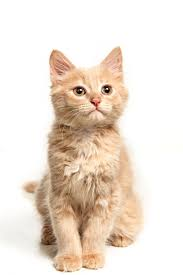
#> input picture Test/cat.jpg, 183 x 275 px; its folder holds only this picture in this run
$ python -i ForDockerFile.py   (imports and definitions only)
#> lines starting #> are read from the running program, lines starting #| are printed output that depends on the picture
import numpy as np
import cv2
import os
from sklearn.model_selection import train_test_split
from tensorflow.keras.applications import InceptionV3
from tensorflow.keras.models import Model
from tensorflow.keras.layers import Dense, GlobalAveragePooling2D
from tensorflow.keras.optimizers import Adam
from tensorflow.keras.utils import to_categorical
import matplotlib.pyplot as plt
import random
from tensorflow.keras import models, layers, optimizers
import tkinter as tk
from tkinter import filedialog, messagebox
from PIL import ImageTk, Image
import numpy as np
from tensorflow.keras.applications.mobilenet_v2 import preprocess_input
import random

# Load and preprocess the image
# [44 lines left out: functions load_and_preprocess_image, add_rain_effect, add_snow_effect, not called in this run]


def add_blur(image_HLS, x, y, hw):
    image_copy = np.copy(image_HLS)
    image_copy[y:y+hw, x:x+hw, 1] = image_copy[y:y+hw, x:x+hw, 1] + 1
    image_copy[:, :, 1][image_copy[:, :, 1] > 255] = 255
    image_copy[y:y+hw, x:x+hw, 1] = cv2.blur(image_copy[y:y+hw, x:x+hw, 1], (10, 10))
    return image_copy


def generate_random_blur_coordinates(imshape, hw):
    haze_points = []
    midx = int(imshape[1] / 2)
    midy = int(imshape[0] / 2)
    index = 1
    while(index < 10):
        x = np.random.randint(midx - 2 * hw, midx + 2 * hw)
        y = np.random.randint(midy - 2 * hw, midy + 2 * hw)
        if x < 0 or y < 0 or x >= imshape[1] - hw or y >= imshape[0] - hw:
            continue
        haze_points.append((x, y))
        index += 1
    return haze_points


# Add Fog Effect
def add_fog_effect(image, foginess=0.5):
#> called with foginess = 0.5
    image_HLS = cv2.cvtColor(image, cv2.COLOR_RGB2HLS)
#> image_HLS: shape (275, 183, 3); mean of channels 0, 1, 2 11.4, 225.8, 75.6

    # Generate a white image with the same size as the input image
    fog = np.ones_like(image) * 255

    # Calculate the kernel size based on the foginess level
    ksize = max(1, int(foginess * 20))
    if ksize % 2 == 0:
        ksize += 1

    # Apply Gaussian blur to the fog image based on the kernel size
    fog = cv2.GaussianBlur(fog, (ksize, ksize), 0)

    # Blend the fog image with the input image using alpha blending
    alpha = 1 - foginess
    image_with_fog = cv2.addWeighted(image, alpha, fog, foginess, 0)
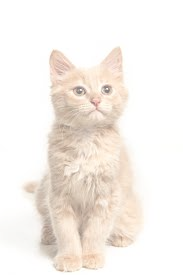
#> image_with_fog: shape (275, 183, 3); mean R, G, B 246.3, 240.2, 234.4

    image_with_fog_HLS = cv2.cvtColor(image_with_fog, cv2.COLOR_RGB2HLS)
#> image_with_fog_HLS: shape (275, 183, 3); mean of channels 0, 1, 2 11.1, 240.4, 73.9
    mask = np.zeros_like(image_with_fog)

    imshape = image_with_fog.shape
#> imshape = (275, 183, 3)
    hw = 100

    image_with_fog_HLS[:, :, 1] = image_with_fog_HLS[:, :, 1] * 0.8
#> image_with_fog_HLS: shape (275, 183, 3); mean of channels 0, 1, 2 11.1, 192.1, 73.9

    haze_list = generate_random_blur_coordinates(imshape, hw)

    for haze_points in haze_list:
        image_with_fog_HLS[:, :, 1][image_with_fog_HLS[:, :, 1] > 255] = 255
        image_with_fog_HLS = add_blur(image_with_fog_HLS, haze_points[0], haze_points[1], hw)
#> image_with_fog_HLS: shape (275, 183, 3); mean of channels 0, 1, 2 11.1, 193.9, 73.9

    image_with_fog_RGB = cv2.cvtColor(image_with_fog_HLS, cv2.COLOR_HLS2RGB)
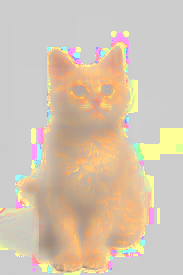
#> image_with_fog_RGB: shape (275, 183, 3); mean R, G, B 212, 196, 176.5

    return image_with_fog_RGB


# Example data and parameters
train_directory = "Path/of/train/folder"  # Directory containing training images
batch_size = 32  # Batch size for training
num_images = 5000  # Number of original images to use

# Split train images into training and validation sets
# [1 line that did not run here, left out]
# [1 line that did not run here, left out]

# Randomly select num_images
# [1 line that did not run here, left out]
# [1 line that did not run here, left out]
# [1 line that did not run here, left out]

# [1 line that did not run here, left out]


# [1 line that did not run here, left out]

# Load and preprocess the training images
train_images = []
# [3 lines not run here, left out]

train_images = np.array(train_images)

# Load and preprocess the validation images
val_images = []
# [3 lines not run here, left out]

val_images = np.array(val_images)

# Augment the training images with rain or snow effects
augmented_images = []
augmented_labels = []
# [10 lines not run here, left out]

augmented_images = np.array(augmented_images)
augmented_labels = np.array(augmented_labels)

# Concatenate the original images with augmented images
all_train_images = np.concatenate([train_images, augmented_images], axis=0)
# [1 line that did not run here, left out]

# Print the shapes of train_images and train_labels
# [1 line not run here, left out]


# Load the InceptionV3 model without the top (fully connected) layers
# [1 line that did not run here, left out]
# [1 line that did not run here, left out]

# Add a custom head on top of the base model
# [1 line that did not run here, left out]

# Add the InceptionV3 base model
# [10 lines not run here, left out]

# Define the number of training steps and validation steps per epoch
train_steps = len(train_images) // batch_size
val_steps = len(val_images) // batch_size

# Train the model
# [9 lines that did not run here, left out]


# [1 line that did not run here, left out]


from tensorflow.keras.applications import MobileNetV2

# [1 line that did not run here, left out]
# [1 line that did not run here, left out]

# Add a custom head on top of the base model
# [1 line that did not run here, left out]

# Add the MobileNetV2 base model
# [10 lines not run here, left out]

# Define the number of training steps and validation steps per epoch
train_steps = len(train_images) // batch_size
val_steps = len(val_images) // batch_size

# Train the model
# [9 lines that did not run here, left out]


# [1 line that did not run here, left out]


# Create the Tkinter application
# [5 lines not run here, left out]

# Add a title label
# [1 line that did not run here, left out]
# [1 line not run here, left out]

# Function to open an image file and make a prediction
# [41 lines left out: functions open_image, select_model, not called in this run]

# Create a frame to hold the image label
# [1 line that did not run here, left out]
# [1 line not run here, left out]

# Create a label to display the image
# [1 line that did not run here, left out]
# [1 line not run here, left out]

# Create a variable to store the model selection
model_selection = tk.IntVar(value=1)

# Create a label for model selection
# [1 line that did not run here, left out]
# [1 line not run here, left out]


# Create toggle buttons for model selection
# [1 line that did not run here, left out]
# [1 line not run here, left out]
# [1 line that did not run here, left out]
# [1 line not run here, left out]

# Create a label for model selection
# [1 line that did not run here, left out]
# [1 line not run here, left out]

# Create a button to open the image file
# [1 line that did not run here, left out]
# [1 line not run here, left out]

# Create a label to display the prediction
# [1 line that did not run here, left out]
# [1 line not run here, left out]

# Create a variable to store the prediction text
prediction_text = tk.StringVar()

# Create a label to display the prediction result
# [1 line that did not run here, left out]
# [4 lines not run here, left out]

>>> import cv2
>>> picture = cv2.cvtColor(cv2.imread('../Test/cat.jpg'), cv2.COLOR_BGR2RGB)
>>> result = add_fog_effect(picture)
